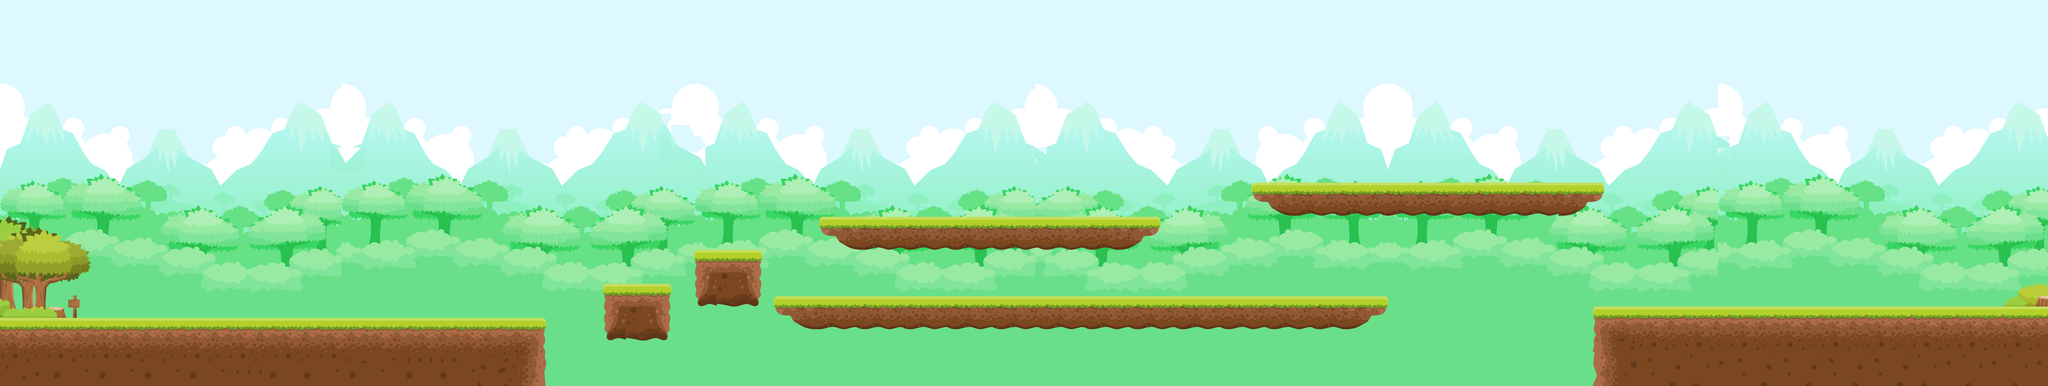

This is a level from a 2D game, rendered from its Tiled map with the project's own tilesets. A one-line summary and the map file follow, with tile-layer data summarised:
An orthogonal 180x34 tile map with 32x32 px tiles, 11 tile layers (BG, tiles, Tile Layer 4, Tile Layer 6, ...), 22 tilesets and 36 objects (19x mushroom, 10x wall, 4x coin, goal, water, ...).

<map version="1.10" tiledversion="1.12.2" orientation="orthogonal" renderorder="right-down" width="180" height="34" tilewidth="32" tileheight="32" infinite="0" nextlayerid="28" nextobjectid="109">
 <tileset firstgid="1" name="BG" tilewidth="32" tileheight="32" tilecount="713" columns="31">
  <image source="../tiles/classic/BG.png" width="1000" height="750" />
 </tileset>
 <tileset firstgid="714" name="2" tilewidth="32" tileheight="32" tilecount="16" columns="4">
  <image source="../tiles/classic/Tiles/2.png" width="128" height="128" />
 </tileset>
 <tileset firstgid="730" name="1" tilewidth="32" tileheight="32" tilecount="16" columns="4">
  <image source="../tiles/classic/Tiles/1.png" width="128" height="128" />
 </tileset>
 <tileset firstgid="746" name="5" tilewidth="32" tileheight="32" tilecount="16" columns="4">
  <image source="../tiles/classic/Tiles/5.png" width="128" height="128" />
 </tileset>
 <tileset firstgid="762" name="4" tilewidth="32" tileheight="32" tilecount="16" columns="4">
  <image source="../tiles/classic/Tiles/4.png" width="129" height="129" />
 </tileset>
 <tileset firstgid="778" name="12" tilewidth="32" tileheight="32" tilecount="16" columns="4">
  <image source="../tiles/classic/Tiles/12.png" width="128" height="128" />
 </tileset>
 <tileset firstgid="794" name="14" tilewidth="32" tileheight="93" tilecount="4" columns="4">
  <image source="../tiles/classic/Tiles/14.png" width="128" height="93" />
 </tileset>
 <tileset firstgid="798" name="13" tilewidth="32" tileheight="93" tilecount="4" columns="4">
  <image source="../tiles/classic/Tiles/13.png" width="128" height="93" />
 </tileset>
 <tileset firstgid="802" name="World Objects" tilewidth="1" tileheight="1" tilecount="0" columns="0" />
 <tileset firstgid="802" name="Bush (1)" tilewidth="32" tileheight="32" tilecount="8" columns="4" objectalignment="bottomleft">
  <grid orientation="orthogonal" width="1" height="1" />
  <image source="../tiles/classic/Object/Bush (1).png" width="133" height="65" />
 </tileset>
 <tileset firstgid="810" name="Bush (2)" tilewidth="32" tileheight="32" tilecount="8" columns="4">
  <image source="../tiles/classic/Object/Bush (2).png" width="133" height="65" />
 </tileset>
 <tileset firstgid="818" name="Bush (3)" tilewidth="32" tileheight="32" tilecount="2" columns="2">
  <image source="../tiles/classic/Object/Bush (3).png" width="73" height="47" />
 </tileset>
 <tileset firstgid="820" name="Bush (4)" tilewidth="32" tileheight="32" tilecount="2" columns="2">
  <image source="../tiles/classic/Object/Bush (4).png" width="73" height="46" />
 </tileset>
 <tileset firstgid="822" name="Crate" tilewidth="32" tileheight="32" tilecount="4" columns="2">
  <image source="../tiles/classic/Object/Crate.png" width="77" height="77" />
 </tileset>
 <tileset firstgid="826" name="Mushroom_1" tilewidth="32" tileheight="32" tilecount="1" columns="1">
  <grid orientation="orthogonal" width="42" height="32" />
  <image source="../tiles/classic/Object/Mushroom_1.png" width="49" height="41" />
 </tileset>
 <tileset firstgid="827" name="Mushroom_2" tilewidth="32" tileheight="32" tilecount="1" columns="1">
  <image source="../tiles/classic/Object/Mushroom_2.png" width="50" height="41" />
 </tileset>
 <tileset firstgid="828" name="Sign_1" tilewidth="32" tileheight="32" tilecount="2" columns="1">
  <image source="../tiles/classic/Object/Sign_1.png" width="63" height="65" />
 </tileset>
 <tileset firstgid="830" name="Sign_2" tilewidth="32" tileheight="32" tilecount="2" columns="1">
  <image source="../tiles/classic/Object/Sign_2.png" width="62" height="64" />
 </tileset>
 <tileset firstgid="832" name="Stone" tilewidth="32" tileheight="32" tilecount="2" columns="2">
  <image source="../tiles/classic/Object/Stone.png" width="90" height="54" />
 </tileset>
 <tileset firstgid="834" name="Tree_1" tilewidth="32" tileheight="32" tilecount="3" columns="3">
  <image source="../tiles/classic/Object/Tree_1.png" width="116" height="44" />
 </tileset>
 <tileset firstgid="837" name="Tree_2" tilewidth="32" tileheight="32" tilecount="72" columns="8">
  <image source="../tiles/classic/Object/Tree_2.png" width="282" height="301" />
 </tileset>
 <tileset firstgid="909" name="Tree_3" tilewidth="32" tileheight="32" tilecount="64" columns="8">
  <image source="../tiles/classic/Object/Tree_3.png" width="282" height="275" />
 </tileset>
 <layer id="1" name="BG" width="180" height="34" locked="1">
  <data>[6120 cells, 6120 non-empty, 712 distinct tile ids]</data>
 </layer>
 <layer id="2" name="tiles" width="180" height="34">
  <data>[6120 cells, 743 non-empty, 84 distinct tile ids]</data>
 </layer>
 <group id="20" name="Start">
  <objectgroup id="19" name="Oflimit">
   <object id="59" name="wall" x="-1" y="239" width="192" height="657" />
  </objectgroup>
  <group id="13" name="Trees" locked="1">
   <layer id="14" name="Tile Layer 4" width="180" height="34">
    <data>[6120 cells, 45 non-empty, 45 distinct tile ids]</data>
   </layer>
   <layer id="16" name="Tile Layer 6" width="180" height="34">
    <data>[6120 cells, 5 non-empty, 5 distinct tile ids]</data>
   </layer>
   <layer id="15" name="Tile Layer 5" width="180" height="34">
    <data>[6120 cells, 48 non-empty, 48 distinct tile ids]</data>
   </layer>
   <layer id="12" name="Tree1" width="180" height="34">
    <data>[6120 cells, 64 non-empty, 64 distinct tile ids]</data>
   </layer>
   <layer id="17" name="Tile Layer 7" width="180" height="34">
    <data>[6120 cells, 4 non-empty, 4 distinct tile ids]</data>
   </layer>
   <layer id="18" name="Tile Layer 8" width="180" height="34">
    <data>[6120 cells, 7 non-empty, 4 distinct tile ids]</data>
   </layer>
  </group>
 </group>
 <group id="22" name="End">
  <layer id="24" name="Tile Layer 9" width="180" height="34">
   <data>[6120 cells, 6 non-empty, 6 distinct tile ids]</data>
  </layer>
  <layer id="25" name="Tile Layer 10" width="180" height="34">
   <data>[6120 cells, 2 non-empty, 2 distinct tile ids]</data>
  </layer>
  <layer id="26" name="Tile Layer 11" width="180" height="34">
   <data>[6120 cells, 2 non-empty, 2 distinct tile ids]</data>
  </layer>
  <objectgroup id="23" name="End">
   <object id="67" name="goal" x="5759.5" y="734" width="83" height="128" />
  </objectgroup>
 </group>
 <objectgroup id="27" name="Mushrooms">
  <object id="68" name="mushroom" x="2662" y="528" width="26" height="38" />
  <object id="71" name="mushroom" x="2532.33" y="525.667" width="26" height="38" />
  <object id="72" name="mushroom" x="2405.67" y="765" width="26" height="38" />
  <object id="73" name="mushroom" x="3233.67" y="765" width="26" height="38" />
  <object id="74" name="mushroom" x="2801.67" y="765" width="26" height="38" />
  <object id="75" name="mushroom" x="1792.33" y="705" width="26" height="38" />
  <object id="76" name="mushroom" x="5040.33" y="782.333" width="26" height="38" />
  <object id="77" name="mushroom" x="4225" y="457" width="26" height="38" />
  <object id="78" name="mushroom" x="3657" y="457" width="26" height="38" />
 </objectgroup>
 <objectgroup id="8" name="spawn">
  <object id="35" name="water" x="1526" y="946" width="2966" height="140" />
  <object id="36" name="coin" x="930" y="880" />
  <object id="37" name="coin" x="1000" y="880" />
  <object id="38" name="coin" x="1070" y="880" />
  <object id="39" name="coin" x="1140" y="880" />
  <object id="62" name="player" x="256" y="332" width="97" height="180" />
  <object id="80" name="mushroom" x="1591" y="1000.33" width="26" height="38" />
  <object id="81" name="mushroom" x="1655" y="1001" width="26" height="38" />
  <object id="82" name="mushroom" x="1624.33" y="1000.33" width="26" height="38" />
  <object id="87" name="mushroom" x="2175" y="983" width="26" height="38" />
  </objectgroup>
 <objectgroup id="9" name="obstacle">
  <!-- 9 objects omitted --></objectgroup>
</map>
<!-- 15 of 36 objects omitted -->
